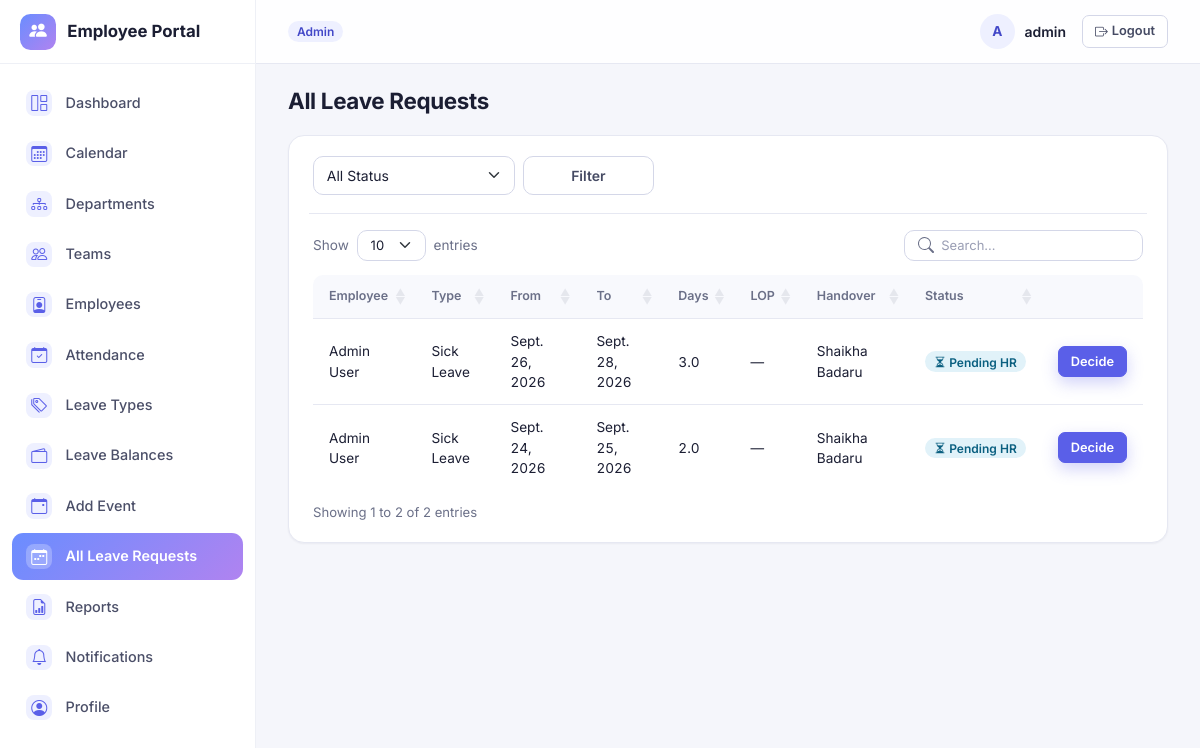
/leave/all/ (signed in), run on the app's committed database.
### accounts/models.py (models this page shows, shortened)
class User(AbstractUser):
    class Role(models.TextChoices):
        ADMIN = 'ADMIN', 'Admin'
        HR = 'HR', 'HR'
        TEAM_LEAD = 'TEAM_LEAD', 'Team Lead'
        EMPLOYEE = 'EMPLOYEE', 'Employee'
    role = models.CharField(max_length=20, choices=Role.choices, default=Role.EMPLOYEE)
    phone = models.CharField(max_length=20, blank=True)
    address = models.TextField(blank=True)
    emergency_contact = models.CharField(max_length=100, blank=True)
    profile_image = models.ImageField(upload_to='profile_images/', blank=True, null=True)
    def is_team_lead(self):
        return self.role == self.Role.TEAM_LEAD
    def can_manage_employees(self):
        return self.role in (self.Role.ADMIN, self.Role.HR)

### employeeApp/models/leave.py (models this page shows, shortened)
class LeaveRequest(models.Model):
    class Status(models.TextChoices):
        PENDING = 'PENDING', 'Pending Team Lead'
        PENDING_HR = 'PENDING_HR', 'Pending HR'
        APPROVED = 'APPROVED', 'Approved'
        REJECTED = 'REJECTED', 'Rejected'
        CANCELLED = 'CANCELLED', 'Cancelled'
    employee = models.ForeignKey(Employee, on_delete=models.CASCADE, related_name='leave_requests')
    leave_type = models.ForeignKey(LeaveType, on_delete=models.CASCADE, related_name='requests')
    from_date = models.DateField()
    to_date = models.DateField()
    is_half_day = models.BooleanField(default=False)
    number_of_days = models.DecimalField(max_digits=5, decimal_places=1, editable=False, default=0)
    lop_days = models.DecimalField(
        max_digits=5, decimal_places=1, editable=False, default=0,
        help_text="Portion of number_of_days that exceeds the available balance and is treated as Loss of Pay."
    )
    handover_employee = models.ForeignKey(
        Employee, on_delete=models.SET_NULL, null=True, blank=True, related_name='handovers'
    )
    reason = models.TextField()
    status = models.CharField(max_length=10, choices=Status.choices, default=Status.PENDING)
    team_lead_remarks = models.TextField(blank=True)
    decided_by = models.ForeignKey(
        settings.AUTH_USER_MODEL, on_delete=models.SET_NULL, null=True, blank=True, related_name='leave_decisions'
    )
    decided_at = models.DateTimeField(null=True, blank=True)
    hr_remarks = models.TextField(blank=True)
    hr_decided_by = models.ForeignKey(
        settings.AUTH_USER_MODEL, on_delete=models.SET_NULL, null=True, blank=True, related_name='leave_hr_decisions'
    )
    hr_decided_at = models.DateTimeField(null=True, blank=True)
    created_at = models.DateTimeField(auto_now_add=True)
    class Meta:
        ordering = ['-created_at']
    def is_pending(self):
        return self.status in (self.Status.PENDING, self.Status.PENDING_HR)

class LeaveType(models.Model):
    name = models.CharField(max_length=50, unique=True)
    default_yearly_allocation = models.PositiveIntegerField(default=0)
    is_active = models.BooleanField(default=True)
    class Meta:
        ordering = ['name']

### employeeApp/models/employees.py (models this page shows, shortened)
class Employee(models.Model):
    class EmploymentStatus(models.TextChoices):
        ACTIVE='ACTIVE','Active'
        INACTIVE='INACTIVE','Inactive'
    user=models.OneToOneField(settings.AUTH_USER_MODEL, on_delete=models.CASCADE, related_name='employee_profile')
    employee_id=models.CharField(max_length=20, unique=True)
    full_name=models.CharField(max_length=150)
    email=models.EmailField(unique=True)
    phone=models.CharField(max_length=20, blank=True)
    date_of_joining=models.DateField()
    designation=models.CharField(max_length=100)
    team=models.ForeignKey(Team, on_delete=models.SET_NULL,null=True,blank=True,related_name='employees')
    reporting_team_lead=models.ForeignKey(
        settings.AUTH_USER_MODEL,on_delete=models.SET_NULL, null=True, blank=True,
        related_name='direct_reports', limit_choices_to={'role': 'TEAM_LEAD'}
    )
    employment_status=models.CharField(max_length=10,choices=EmploymentStatus.choices,default=EmploymentStatus.ACTIVE)
    created_at=models.DateTimeField(auto_now_add=True)
    class Meta:
        ordering=['full_name']

### employeeApp/views/leave.py (the view)
# urls.py: path('leave/all/', views.all_leave_requests, name='all_leave_requests'),
@admin_hr_required
def all_leave_requests(request):
    requests_qs = LeaveRequest.objects.select_related('employee', 'leave_type').order_by('-created_at')
    status = request.GET.get('status')
    employee_id = request.GET.get('employee')
    if status:
        requests_qs = requests_qs.filter(status=status)
    if employee_id:
        requests_qs = requests_qs.filter(employee_id=employee_id)
    paginator = Paginator(requests_qs, 20)
    page_obj = paginator.get_page(request.GET.get('page'))
    return render(request, 'employeeApp/all_leave_requests.html', {
        'page_obj': page_obj, 'statuses': LeaveRequest.Status.choices, 'status': status or ''
    })

### employeeApp/context_processors.py (called while the page is built)
def unread_notifications(request):
    if request.user.is_authenticated:
        qs = Notification.objects.filter(user=request.user, is_read=False)
        return {
            'unread_notification_count': qs.count(),
            'recent_notifications': qs[:5],
        }
    return {'unread_notification_count': 0, 'recent_notifications': []}

### employeeApp/templates/employeeApp/all_leave_requests.html (shortened to what this page needs)
{% extends "base.html" %}
{% block content %}
<div class="page-header"><h1>All Leave Requests</h1></div>
<div class="table-card">
    <form method="get" class="row g-2 mb-3">
        <div class="col-md-3">
            <select name="status" class="form-select">
                <option value="">All Status</option>
            </select>
        </div>
        <div class="col-md-2">
            <button type="submit" class="btn btn-outline-secondary w-100">Filter</button>
        </div>
    </form>
    <table class="table table-hover align-middle dt-table">
        <thead><tr><th>Employee</th><th>Type</th><th>From</th><th>To</th><th>Days</th><th>LOP</th><th>Handover</th><th>Status</th><th class="no-sort"></th></tr></thead>
        <tbody>
        {% for r in page_obj %}
            <tr>
                <td>{{ r.employee.full_name }}</td>
                <td>{{ r.leave_type.name }}{% if r.is_half_day %} <span class="text-muted small">(Half Day)</span>{% endif %}</td>
                <td>{{ r.from_date }}</td>
                <td>{{ r.to_date }}</td>
                <td>{{ r.number_of_days }}</td>
                <td>{% if r.lop_days %}<span class="badge bg-danger">{{ r.lop_days }}</span>{% else %}—{% endif %}</td>
                <td>{{ r.handover_employee.full_name|default:"—" }}</td>
                <td>{% include "employeeApp/_leave_status_badge.html" %}</td>
                <td>
                    {% if r.is_pending %}
                    <a href="{% url 'employeeApp:decide_leave' r.pk %}" class="btn btn-sm btn-primary">Decide</a>
                    {% else %}
                    <span class="text-muted small">—</span>
                    {% endif %}
                </td>
            </tr>
        {% empty %}
            <tr><td colspan="9" class="text-muted text-center py-4">No leave requests found.</td></tr>
        {% endfor %}
        </tbody>
    </table>
</div>
{% endblock %}

### employeeApp/templates/base.html (shortened to what this page needs)
{% load static %}
<!DOCTYPE html>
<html lang="en">
<head>
    <link href="https://cdn.jsdelivr.net/npm/bootstrap@5.3.3/dist/css/bootstrap.min.css" rel="stylesheet">
    <link rel="stylesheet" href="https://cdn.jsdelivr.net/npm/bootstrap-icons@1.11.3/font/bootstrap-icons.css">
    <link rel="stylesheet" href="https://cdn.jsdelivr.net/npm/datatables.net-bs5@1.13.11/css/dataTables.bootstrap5.min.css">
    <link rel="stylesheet" href="https://cdn.jsdelivr.net/npm/datatables.net-responsive-bs5@2.5.1/css/responsive.bootstrap5.min.css">
    <link rel="stylesheet" href="{% static 'employeeApp/style.css' %}">
</head>
<body>
{% if user.is_authenticated %}
<div class="app-shell">
    <aside class="sidebar" id="app-sidebar" aria-label="Main navigation">
        <div class="sidebar-brand">
            <span class="brand-mark"><i class="bi bi-people-fill"></i></span>
            <span>Employee Portal</span>
        </div>
        <nav class="sidebar-nav">
            <a href="{% url 'accounts:redirect_dashboard' %}" class="nav-link {% if 'dashboard' in request.path %}active{% endif %}">
                <i class="bi bi-grid-1x2"></i> Dashboard
            </a>
            <a href="{% url 'employeeApp:calendar_view' %}" class="nav-link {% if 'calendar' in request.path %}active{% endif %}">
                <i class="bi bi-calendar3"></i> Calendar
            </a>
            {% if user.can_manage_employees %}
            <a href="{% url 'employeeApp:department_list' %}" class="nav-link {% if 'departments' in request.path %}active{% endif %}">
                <i class="bi bi-diagram-3"></i> Departments
            </a>
            <a href="{% url 'employeeApp:team_list' %}" class="nav-link {% if 'teams' in request.path %}active{% endif %}">
                <i class="bi bi-people"></i> Teams
            </a>
            {% endif %}
            <a href="{% url 'employeeApp:employee_list' %}" class="nav-link {% if 'employees' in request.path %}active{% endif %}">
                <i class="bi bi-person-badge"></i> Employees
            </a>
            <a href="{% if user.is_team_lead or user.can_manage_employees %}{% url 'employeeApp:attendance_list' %}{% else %}{% url 'employeeApp:my_attendance' %}{% endif %}" class="nav-link ">
                <i class="bi bi-calendar-check"></i> Attendance
            </a>
            {% if user.can_manage_employees %}
            <a href="{% url 'employeeApp:leave_type_list' %}" class="nav-link {% if 'leave-types' in request.path %}active{% endif %}">
                <i class="bi bi-tags"></i> Leave Types
            </a>
            <a href="{% url 'employeeApp:leave_balance_list' %}" class="nav-link {% if 'leave-balances' in request.path %}active{% endif %}">
                <i class="bi bi-wallet2"></i> Leave Balances
            </a>
            <a href="{% url 'employeeApp:calendar_event_list' %}" class="nav-link {% if 'calendar-events' in request.path %}active{% endif %}">
                <i class="bi bi-calendar-event"></i> Add Event
            </a>
            <a href="{% url 'employeeApp:all_leave_requests' %}" class="nav-link {% if 'leave/all' in request.path %}active{% endif %}">
                <i class="bi bi-calendar-week"></i> All Leave Requests
            </a>
            {% elif user.is_team_lead %}
            <a href="{% url 'employeeApp:team_leave_requests' %}" class="nav-link {% if 'leave/team' in request.path %}active{% endif %}">
                <i class="bi bi-calendar-week"></i> Team Leave Requests
            </a>
            {% endif %}
            <a href="{% url 'employeeApp:attendance_report' %}" class="nav-link {% if 'reports' in request.path %}active{% endif %}">
                <i class="bi bi-file-earmark-bar-graph"></i> Reports
            </a>
            <a href="{% url 'employeeApp:notification_list' %}" class="nav-link {% if 'notifications' in request.path %}active{% endif %}">
                <i class="bi bi-bell"></i> Notifications
            </a>
            <a href="{% url 'accounts:profile' %}" class="nav-link {% if 'profile' in request.path or 'password-change' in request.path %}active{% endif %}">
                <i class="bi bi-person-circle"></i> Profile
            </a>
        </nav>
    </aside>
    <div class="main-col">
        <header class="topbar">
            <div class="topbar-role">
                <span class="badge role-badge">{{ user.get_role_display }}</span>
            </div>
            <div class="topbar-user">
                <div class="user-chip">
                    <span class="avatar">{% if user.profile_image %}<img src="{{ user.profile_image.url }}" alt="">{% else %}{{ user.get_full_name|default:user.username|slice:":1"|upper }}{% endif %}</span>
                    <span class="user-name">{{ user.get_full_name|default:user.username }}</span>
                </div>
                <a href="{% url 'accounts:logout' %}" class="btn btn-sm btn-outline-secondary btn-logout" aria-label="Log out"><i class="bi bi-box-arrow-right"></i><span class="d-none d-sm-inline ms-1">Logout</span></a>
            </div>
        </header>
        <main class="content">
            {% block content %}{% endblock %}
        </main>
    </div>
</div>
{% endif %}
</body>
</html>

### employeeApp/templates/employeeApp/_leave_status_badge.html
{% if r.status == "APPROVED" %}<span class="badge bg-success"><i class="bi bi-check-circle"></i> Approved</span>
{% elif r.status == "REJECTED" %}<span class="badge bg-danger"><i class="bi bi-x-circle"></i> Rejected</span>
{% elif r.status == "CANCELLED" %}<span class="badge bg-secondary"><i class="bi bi-slash-circle"></i> Cancelled</span>
{% elif r.status == "PENDING_HR" %}<span class="badge bg-info"><i class="bi bi-hourglass-split"></i> Pending HR</span>
{% else %}<span class="badge bg-warning text-dark"><i class="bi bi-hourglass-split"></i> Pending Team Lead</span>{% endif %}

### data on the page
User: role "Admin", get_full_name "A", get_full_name "admin"
LeaveRequest: employee.full_name "Admin User", leave_type.name "Sick Leave", from_date "Sept. 26, 2026", to_date "Sept. 28, 2026", number_of_days "3.0", handover_employee.full_name "Shaikha Badaru", status "PENDING_HR" (drawn)
LeaveRequest: employee.full_name "Admin User", leave_type.name "Sick Leave", from_date "Sept. 24, 2026", to_date "Sept. 25, 2026", number_of_days "2.0", handover_employee.full_name "Shaikha Badaru", status "PENDING_HR" (drawn)
